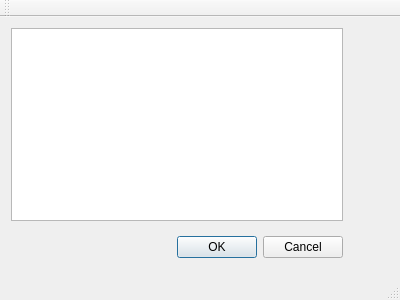
<?xml version="1.0" encoding="UTF-8"?>
<ui version="4.0">
 <class>MainWindow</class>
 <widget class="QMainWindow" name="MainWindow">
  <property name="geometry">
   <rect>
    <x>0</x>
    <y>0</y>
    <width>400</width>
    <height>300</height>
   </rect>
  </property>
  <property name="windowTitle">
   <string>MainWindow</string>
  </property>
  <widget class="QWidget" name="centralWidget">
   <layout class="QGridLayout" name="gridLayout">
    <item row="0" column="0" colspan="2">
     <widget class="QPlainTextEdit" name="plainTextEdit"/>
    </item>
    <item row="1" column="0">
     <spacer name="horizontalSpacer">
      <property name="orientation">
       <enum>Qt::Horizontal</enum>
      </property>
      <property name="sizeHint" stdset="0">
       <size>
        <width>185</width>
        <height>20</height>
       </size>
      </property>
     </spacer>
    </item>
    <item row="1" column="1">
     <widget class="QDialogButtonBox" name="buttonBox">
      <property name="standardButtons">
       <set>QDialogButtonBox::Cancel|QDialogButtonBox::Ok</set>
      </property>
     </widget>
    </item>
    <item row="1" column="2">
     <widget class="XSLed" name="xSLed">
      <property name="minimumSize">
       <size>
        <width>40</width>
        <height>40</height>
       </size>
      </property>
      <property name="maximumSize">
       <size>
        <width>40</width>
        <height>40</height>
       </size>
      </property>
     </widget>
    </item>
   </layout>
  </widget>
  <widget class="QMenuBar" name="menuBar">
   <property name="geometry">
    <rect>
     <x>0</x>
     <y>0</y>
     <width>400</width>
     <height>17</height>
    </rect>
   </property>
  </widget>
  <widget class="QToolBar" name="mainToolBar">
   <attribute name="toolBarArea">
    <enum>TopToolBarArea</enum>
   </attribute>
   <attribute name="toolBarBreak">
    <bool>false</bool>
   </attribute>
  </widget>
  <widget class="QStatusBar" name="statusBar"/>
 </widget>
 <layoutdefault spacing="6" margin="11"/>
 <customwidgets>
  <customwidget>
   <class>XSLed</class>
   <extends></extends>
   <header>xsled.h</header>
  </customwidget>
 </customwidgets>
 <resources/>
 <connections/>
</ui>
